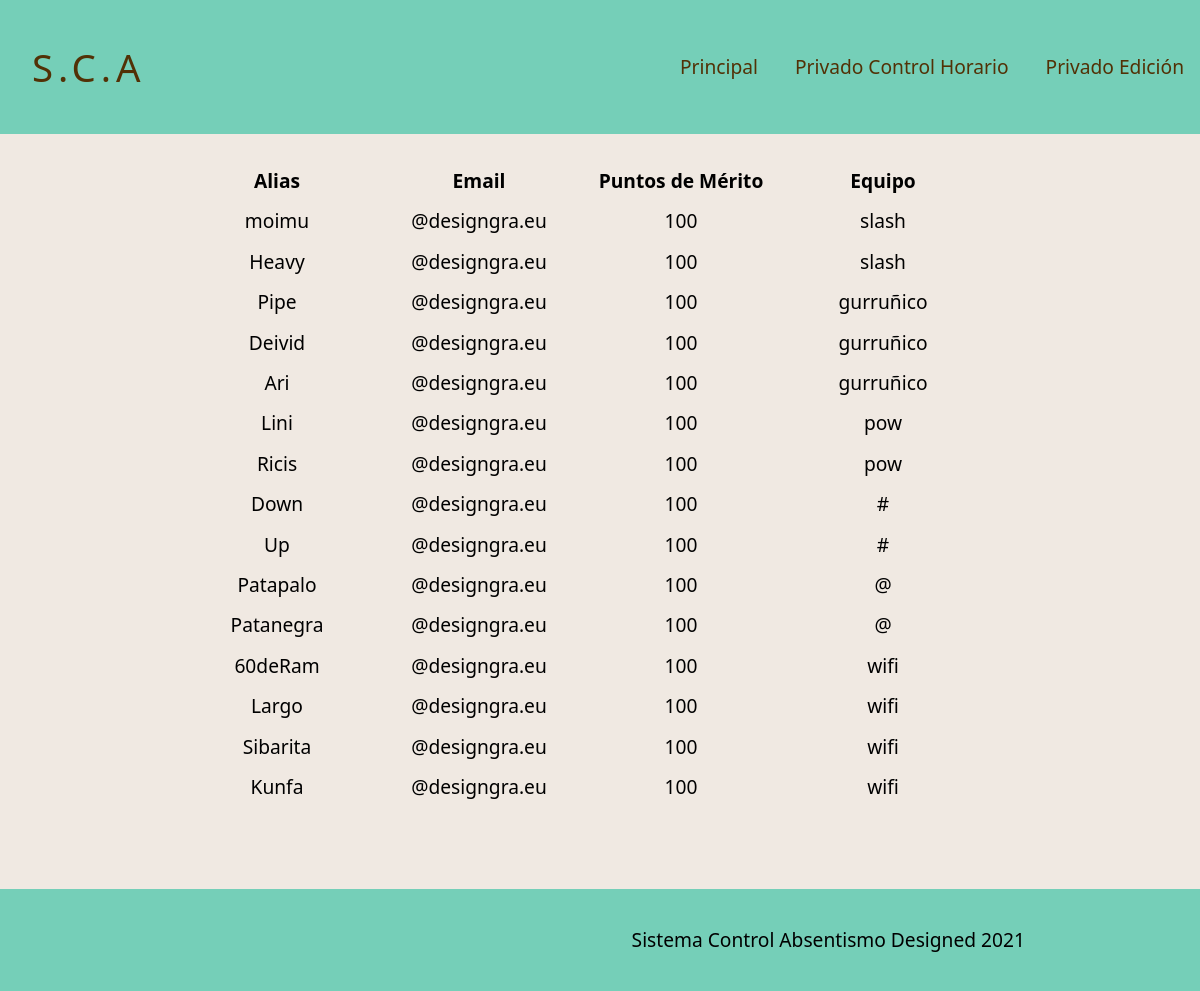
/apliPublic/index.php, run on the app's committed database.
### tables this page shows
CREATE TABLE `empleados`(
    `idEmpleado` MEDIUMINT UNSIGNED AUTO_INCREMENT,
    `idEquipo` MEDIUMINT UNSIGNED DEFAULT 1,
    `nombreCompleto` VARCHAR(50) NOT NULL,
    `alias` VARCHAR(50) ,
    `email` VARCHAR(50) ,
    `totalPuntos` SMALLINT NOT NULL DEFAULT 100 ,
    `porcentajeIncentivo` DECIMAL(4,2) DEFAULT 66.67 ,
    `salario` DECIMAL(7,2) DEFAULT 1100.00 ,
    `activo` TINYINT DEFAULT 1 ,
    `idHorario` TINYINT UNSIGNED DEFAULT 1,
    PRIMARY KEY (idEmpleado),
    FOREIGN KEY (idEquipo) REFERENCES equipos(idEquipo),
    FOREIGN KEY (idHorario) REFERENCES horarios(idHorario)
);

CREATE TABLE `equipos`(
    `idEquipo` MEDIUMINT UNSIGNED AUTO_INCREMENT,
    `alias` VARCHAR(50) NOT NULL,
    `descripcion` VARCHAR(50) ,
    PRIMARY KEY (idEquipo)
);

### apliPublic/index.php (the view, shortened to what this page needs)
<!DOCTYPE html>
<html lang="es">
    <head>
        <link rel="stylesheet" href="../styles/stylesindex.css">
    </head>
    <body>
        <header class="header">
            <div class="containerlogomenu">
                    <a href="#" class="logo"> S.C.A </a>
                    <nav class="menu">
                        <ol>
                            <li><a href="index.php"> Principal </a></li>
                            <li><a href="../apliPrivate/privado.php"> Privado Control Horario </a></li>
                            <li><a href="../apliPrivate/edicion.php"> Privado Edición </a></li>
                        </ol>
                    </nav>
            </div>
        </header>
        <main>
            <div class="container">
                <?php
                    include('../apliPrivate/conexionBd.php');
                    $sentencia = $db->prepare("SELECT em.`idEmpleado`, em.`nombreCompleto`, em.`alias`, em.`email`, em.`totalPuntos`, em.`activo`, eq.`alias`
                    FROM `empleados` em INNER JOIN `equipos` eq ON em.`idEquipo`= eq.`idEquipo` ");
                    $sentencia -> execute();
                    $sentencia -> bind_result($idEmpleado, $nombreCompleto ,$aliasEmpleado, $email , $totalPuntos ,$activo,  $aliasEquipo);
                    echo "<table class=tabla1>";
                    echo  "<tbody><tr> <th>Alias</th>  <th>Email</th>  <th>Puntos de Mérito</th>  <th>Equipo</th>  </tr> ";
                    while($sentencia->fetch()){
                        if($activo == 1){
                            echo  "<tr><td>$aliasEmpleado</td> <td>$email</td> <td>$totalPuntos</td> <td>$aliasEquipo</td> ";
                        }
                    }
                    echo "</tbody></table>";
                ?>
            </div>
        </main>
        <footer class="footer">
            <div class="container">
                <p> Sistema Control Absentismo     Designed 2021 </p>
            </div>
        </footer>
    </body>
</html>

### styles/stylesindex.css (style rules this page uses)
:root { --color-negro:#523106; --color-blanco:#f0e9e2; --color-principal: #75cfb8; --color-secundario: #bbdfc8; --color-contraste: #ffc478; --color-prueba1: #ffcb91; --color-prueba2: #ffefa1; --color-prueba1: #94ebcd; --color-prueba2: #6ddccf; }
* { margin: 0; padding: 0; list-style: none; text-decoration: none; border: none; outline: none; font-family: 'Segoe UI', Tahoma, Geneva, Verdana, sans-serif; }
body { background-color: var(--color-blanco); font-size: 1.2rem; line-height: 2em; }
header { position: fixed; left:0; right:0; top:0; padding: 1rem 0; background-color: var(--color-principal) }
header a { padding: 2rem; color:var(--color-negro); }
.menu ol li { display: inline-block; }
.menu ol li a { display: block; padding: 0.5rem 1rem; border-radius:5px; transition: all 0.3s linear; }
.containerlogomenu { display:flex; justify-content: space-between; align-items: center; }
.logo { letter-spacing:5px; font-size:2em; transition: all 0.3s linear; }
main { padding-top: 10rem; }
.tabla1 { display: flex; align-items: center; }
.tabla1 tbody td { min-width: 200px; text-align: center; }
.footer { background-color: var(--color-principal); padding:2rem 0; margin-top: 5rem; text-align: right; }
.container { width:85%; max-width: 850px; margin: 0 auto; }

### data on the page
empleados: alias "moimu", email "@designgra.eu", totalPuntos "100", idEquipo.alias "slash"
empleados: alias "Heavy", email "@designgra.eu", totalPuntos "100", idEquipo.alias "slash"
empleados: alias "Pipe", email "@designgra.eu", totalPuntos "100", idEquipo.alias "gurruñico"
empleados: alias "Deivid", email "@designgra.eu", totalPuntos "100", idEquipo.alias "gurruñico"
empleados: alias "Ari", email "@designgra.eu", totalPuntos "100", idEquipo.alias "gurruñico"
empleados: alias "Lini", email "@designgra.eu", totalPuntos "100", idEquipo.alias "pow"
empleados: alias "Ricis", email "@designgra.eu", totalPuntos "100", idEquipo.alias "pow"
empleados: alias "Down", email "@designgra.eu", totalPuntos "100", idEquipo.alias "#"
empleados: alias "Up", email "@designgra.eu", totalPuntos "100", idEquipo.alias "#"
empleados: alias "Patapalo", email "@designgra.eu", totalPuntos "100", idEquipo.alias "@"
empleados: alias "Patanegra", email "@designgra.eu", totalPuntos "100", idEquipo.alias "@"
empleados: alias "60deRam", email "@designgra.eu", totalPuntos "100", idEquipo.alias "wifi"
empleados: alias "Largo", email "@designgra.eu", totalPuntos "100", idEquipo.alias "wifi"
empleados: alias "Sibarita", email "@designgra.eu", totalPuntos "100", idEquipo.alias "wifi"
empleados: alias "Kunfa", email "@designgra.eu", totalPuntos "100", idEquipo.alias "wifi"
